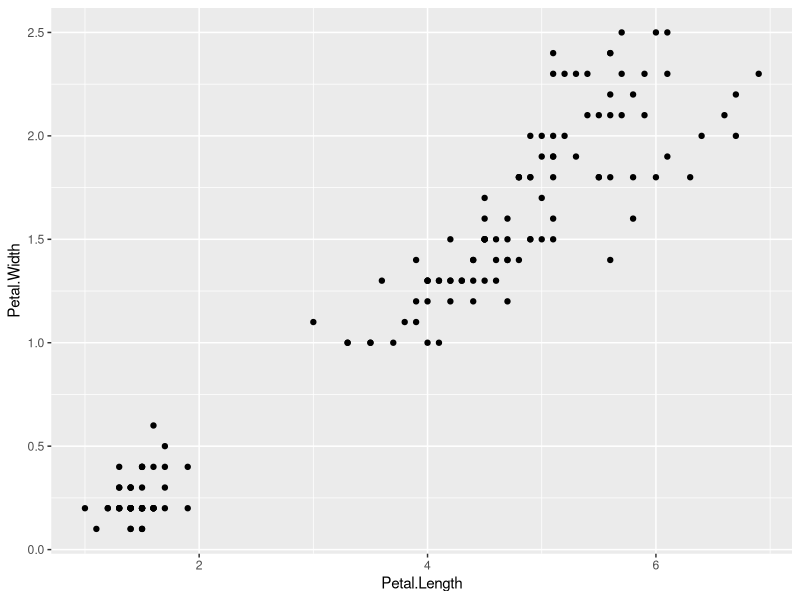
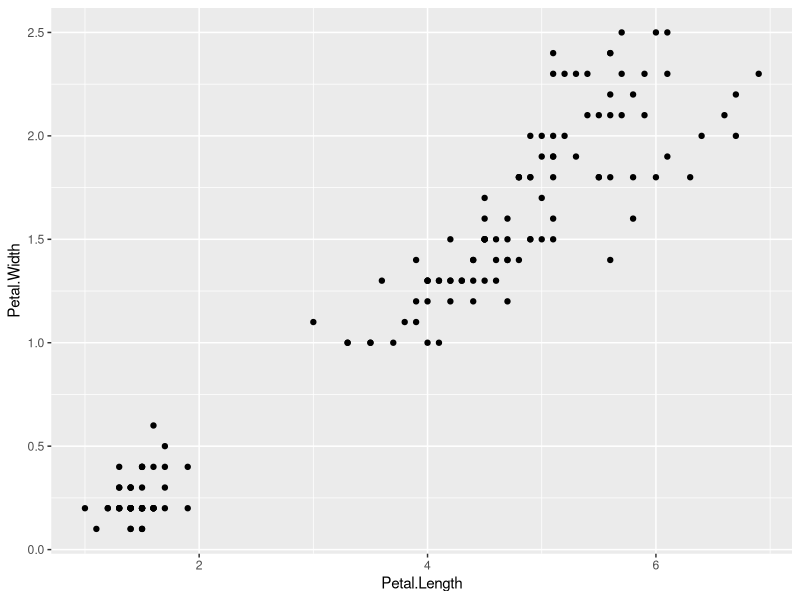
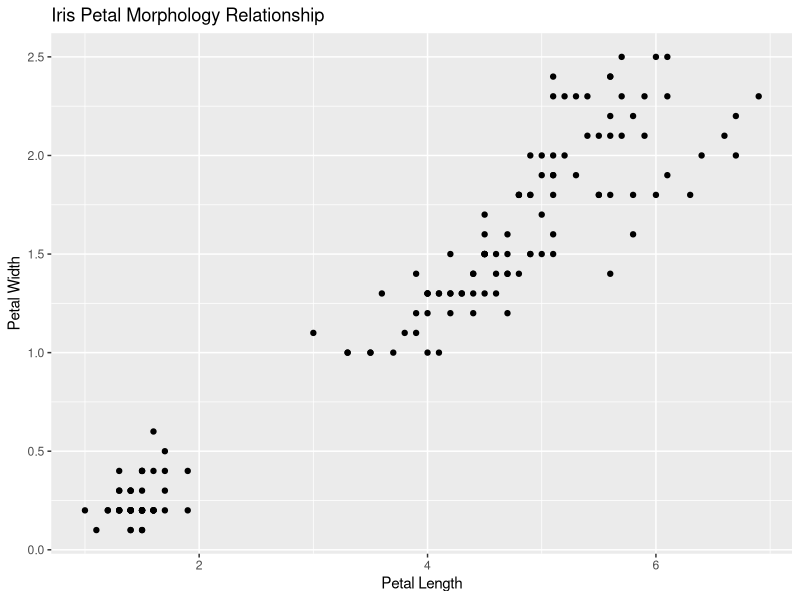
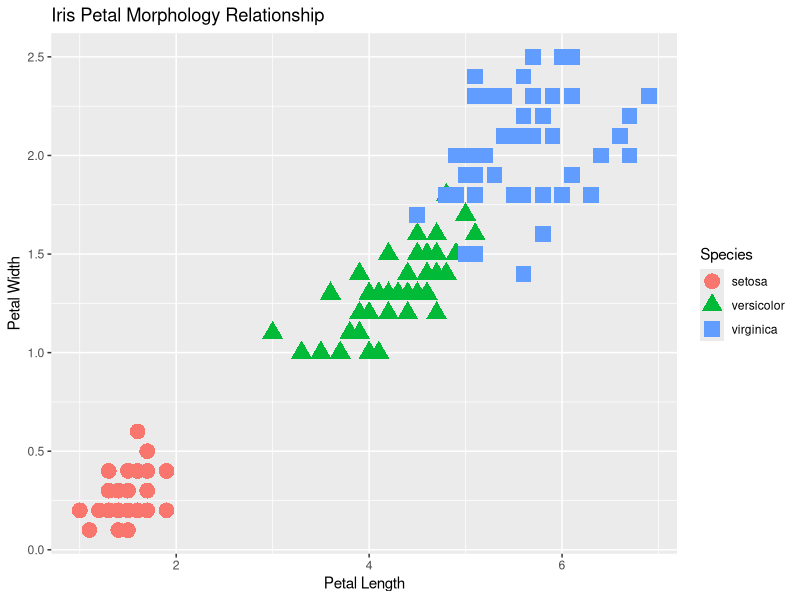
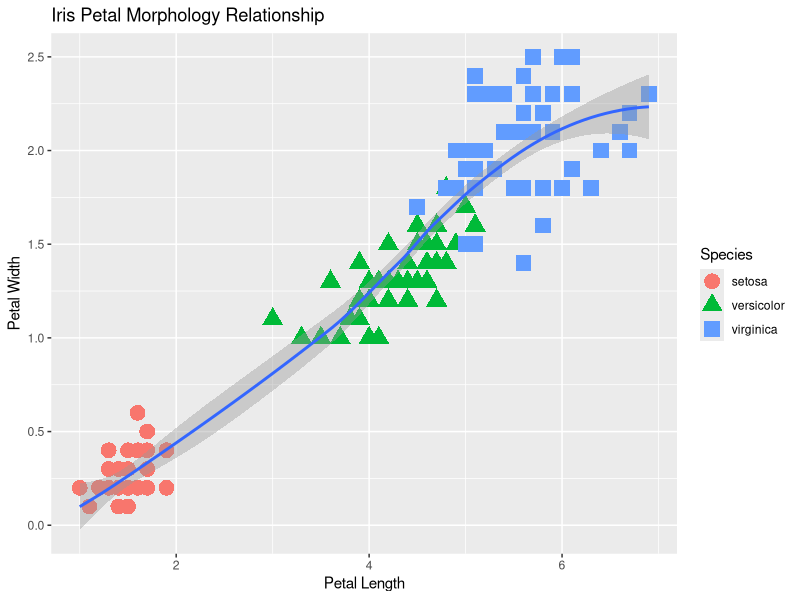
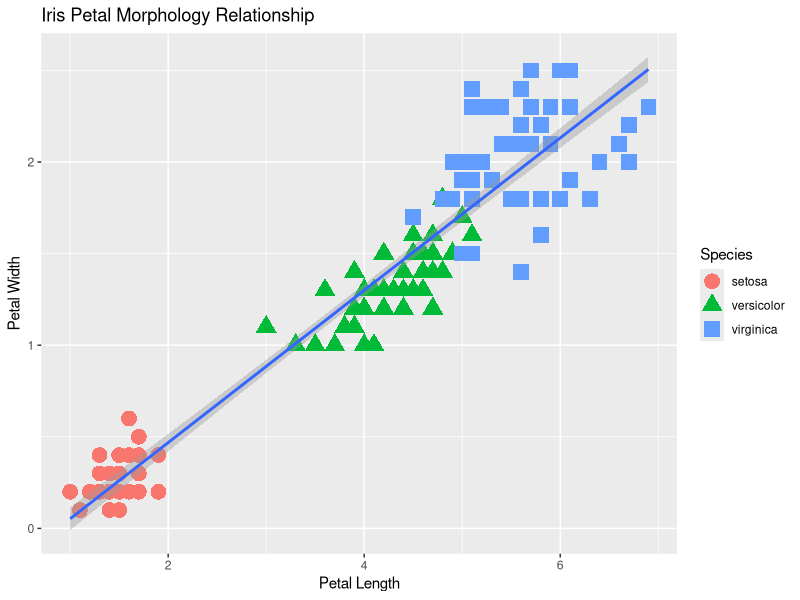
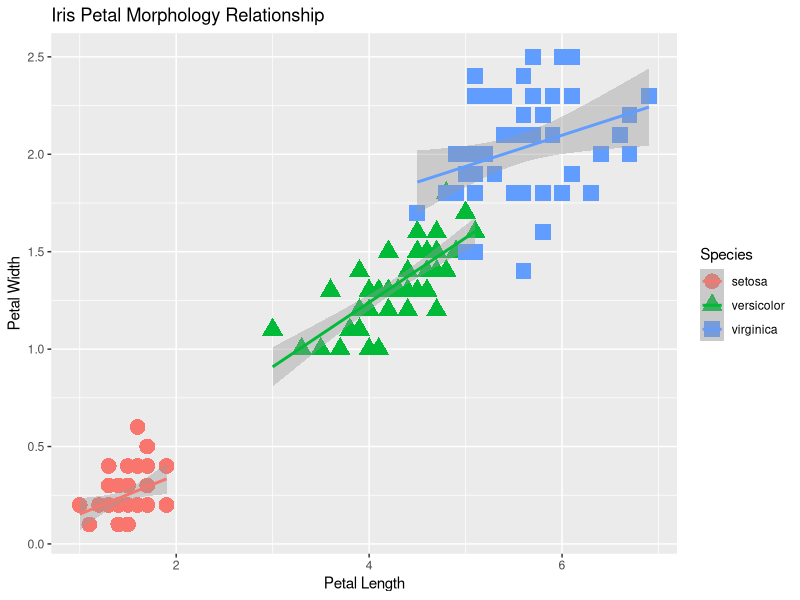
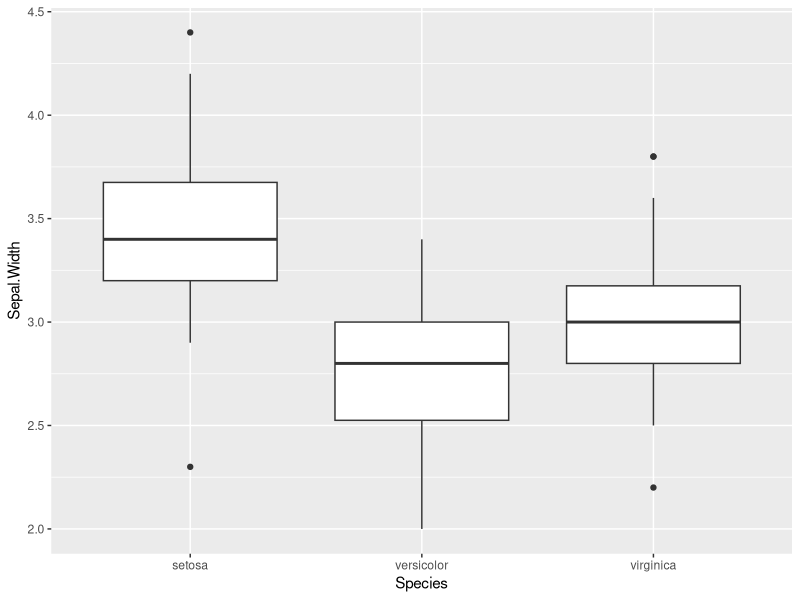

Here is the R script that generated these plots, in order:
## ---- chunk 1
options(repos="http://cran.rstudio.com/")
if(!require("ggplot2")){
  install.packages("ggplot2")
}
library("ggplot2")
library("dplyr")
## ---- chunk 2
# aes() are the "aesthetics" info.  When you simply add the x and y
# that can seem a bit of a confusing term.  You also use aes() to 
# change color, shape, size etc. of some items 
iris_gg<-ggplot(iris,aes(x=Petal.Length,y=Petal.Width))
## ---- chunk 3
#Different syntax than you are used to
iris_gg + 
  geom_point()

#This too can be saved to an object
iris_scatter<-iris_gg +
                geom_point()

#Call it to create the plot
iris_scatter
## ---- chunk 4
iris_scatter<-iris_scatter +
                labs(title="Iris Petal Morphology Relationship",
                     x="Petal Length", y="Petal Width")
iris_scatter
## ---- chunk 5
iris_scatter<- iris_scatter +
                geom_point(aes(color=Species, shape=Species),size=5)
iris_scatter
## ---- chunk 6
iris_scatter_loess<-iris_scatter +
                geom_smooth()
iris_scatter_loess
## ---- chunk 7
iris_scatter_lm<-iris_scatter +
                  geom_smooth(method="lm")
iris_scatter_lm
## ---- chunk 8
iris_scatter_lm_group<-iris_scatter+
                        geom_smooth(method="lm", 
                                    aes(colour=Species,shape=Species))
iris_scatter_lm_group

## ---- chunk 9
ggplot(iris,aes(x=Species,y=Sepal.Width)) +
  geom_boxplot()
## ---- chunk 10
ggplot(iris,aes(x=Sepal.Width))+
  geom_histogram(binwidth=0.25)
## ---- chunk 11
iris_species_mean<-group_by(iris,Species) %>%
                    summarize(mean_pl=mean(Petal.Length))
iris_meanpl_bar<-ggplot(iris_species_mean,aes(x=Species,y=mean_pl))+
  geom_bar(stat="identity")
iris_meanpl_bar
